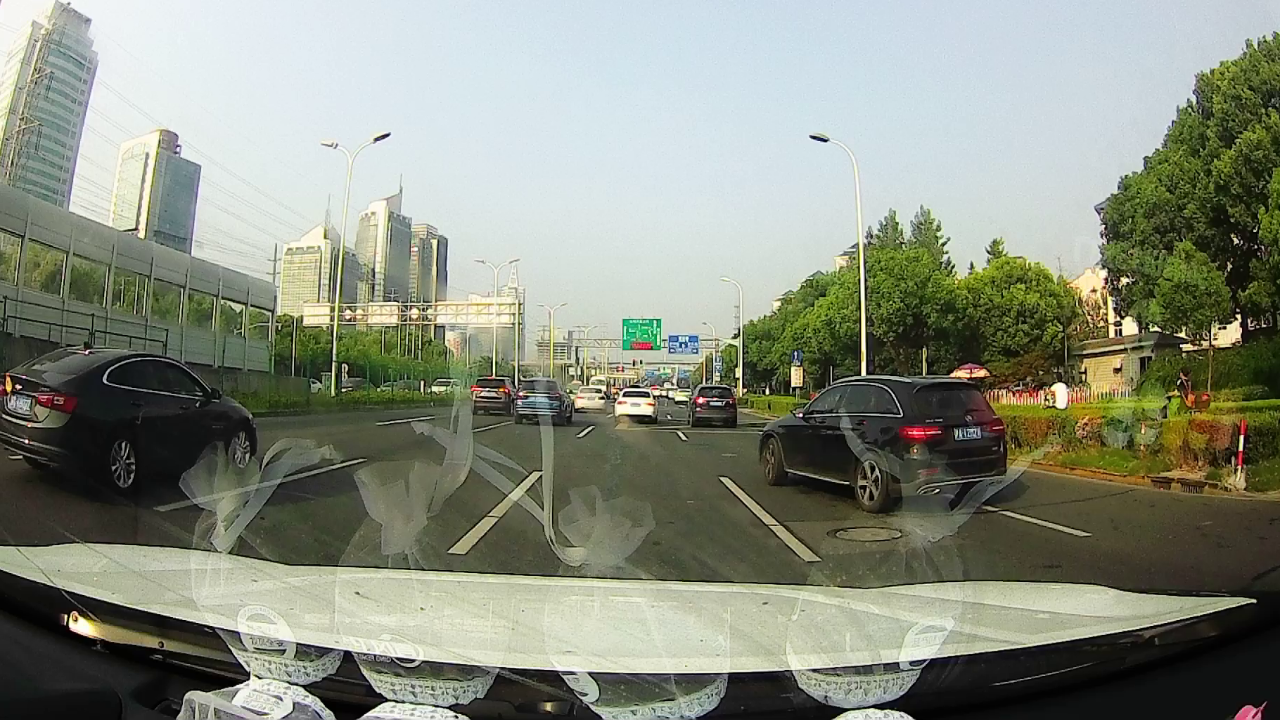
#> input picture data/test.png, 1280 x 720 px
$ python lane_marking_detection.py
#> lines starting #> are read from the running program, lines starting #| are printed output that depends on the picture; after the words box and inside, x2 and y2 are one past the last pixel; in counts of white or black regions, pixels touching at a corner belong together
### src/polynomial_curve.py
import numpy as np

from src.utils import Pixel


class PolynomialCurve(object):
    """
    Three order polynomial curve fitting for lane marking.
    u = c0 + c1 * v + c2 * v^2 + c3 * v^3

    """
    def __init__(self, start_v, end_v, points):
        self.start_v = start_v
        self.end_v = end_v
        self.c0, self.c1, self.c2, self.c3 = self.fit(points)

    def fit(self, points):
        c0 = 0.0
        c1 = 0.0
        c2 = 0.0
        c3 = 0.0
        ######################################################
        # TODO: implement your polynomial curve fitting here #
        ################ your code starts ####################
        x = np.zeros((len(points), 1))
        x2 = np.zeros((len(points), 1))
        x3 = np.zeros((len(points), 1))
        y = np.zeros((len(points), 1))
        A = np.ones((len(points), 4))
        for i in range(len(points)):
            x[i] = points[i][0]
            y[i] = points[i][1]
            x2[i] = pow((points[i][0]), 2)
            x3[i] = pow((points[i][0]), 3)

            A[i][1] = x[i]
            A[i][2] = x2[i]
            A[i][3] = x3[i]
        At = A.transpose()
        AtA = At.dot(A)
        AtA_inv = np.linalg.inv(AtA)
        AtA_invAt = AtA_inv.dot(At)
        c = AtA_invAt.dot(y)

        c0 = c[0]
        c1 = c[1]
        c2 = c[2]
        c3 = c[3]
        ################# your code ends #####################

        return c0, c1, c2, c3

    def get_points(self):
        step = 1 if self.end_v > self.start_v else -1
        points = []
        for v in range(self.start_v, self.end_v + step, step):
            u = self.c0 + self.c1 * v + self.c2 * v * v + self.c3 * v * v * v
            u = int(u)
            points.append(Pixel(u, v))
        return points

### src/utils.py
from collections import namedtuple

import cv2 as cv
import numpy as np


def draw_polynomial_curve(image, curve, color=(255, 0, 0), thickness=5):
    points = curve.get_points()
    num_of_points = len(points)
    for i in range(num_of_points - 1):
        start_u = points[i].u
        start_v = points[i].v
        end_u = points[i+1].u
        end_v = points[i+1].v
        image = cv.line(image, (start_u, start_v), (end_u, end_v), color, thickness)
    return image


def draw_drivable_area(image, left_curve, right_curve, color=(0, 255, 0)):
    left_points = left_curve.get_points()
    right_points = right_curve.get_points()
    assert (len(left_points) == len(right_points))
    num_of_points = len(left_points)
    for i in range(num_of_points - 1):
        left_start_u = left_points[i].u
        left_start_v = left_points[i].v
        left_end_u = left_points[i+1].u
        left_end_v = left_points[i+1].v

        right_start_u = right_points[i].u
        right_start_v = right_points[i].v
        right_end_u = right_points[i + 1].u
        right_end_v = right_points[i + 1].v

        drivable_area_points = np.array([[left_end_u, left_end_v], [right_end_u, right_end_v],
                                         [right_start_u, right_start_v], [left_start_u, left_start_v]])

        image = cv.fillConvexPoly(image, drivable_area_points, color)
    return image


# [18 lines left out: functions draw_lane_marking, remove_noise, not called in this run]


def imshow(image, wait=0, title="test"):
    cv.imshow(title, image)
    cv.waitKey(wait)


Pixel = namedtuple("Pixel", ["u", "v"])

### src/lane_marking_detection.py
import cv2 as cv
import numpy as np

from src.utils import Pixel, draw_polynomial_curve, imshow, draw_drivable_area
from src.polynomial_curve import PolynomialCurve


def detect_edges(image):
    """
    find edges in the given gray scale image
    :param image: gray scale image
    :return: binary image, where 1 is the edge, 0 is the background
    """
    height, width = image.shape
    edge_image = np.zeros((height, width))

    ############################################
    # TODO: implement your edge detection here #
    ############ your code starts ##############
    img_gau = cv.GaussianBlur(image, (9, 9), 0)
    #Canny
    edge_image = cv.Canny(img_gau,80,240)

    #Sobel
    #edge_image = cv.Sobel(img_gau, cv.CV_16S, 1, 1, ksize = 5)

    ############# your code ends ###############

    return edge_image


def perform_perspective_transform(front_view_image):
    """
    convert a front view image to bird view image by perspective transform
    :param front_view_image: front view image
    :return: bird view image, perspective transform matrix
    """
    height, width = front_view_image.shape

    top_left = [596, 428]
    top_right = [675, 428]
    bottom_right = [465, 555]
    bottom_left = [798, 555]

    top_left_dst = [465, 0]
    top_right_dst = [798, 0]
    bottom_right_dst = [465, height - 1]
    bottom_left_dst = [798, height - 1]

    bird_view_image_shape = (width, height)
    src = np.float32([top_left, top_right, bottom_right, bottom_left])
    dst = np.float32([top_left_dst, top_right_dst, bottom_right_dst, bottom_left_dst])

    transform = cv.getPerspectiveTransform(src, dst)
    bird_view_image = cv.warpPerspective(front_view_image, transform, bird_view_image_shape)
    return bird_view_image, transform


def find_lane_marking_points(bird_view_image, u_mean, lane_marking_width=40):
    """
    find possible lane marking pixels around the mean
    :param bird_view_image:
    :param u_mean:
    :param lane_marking_width:
    :return: binary image
    """
    height, width = bird_view_image.shape
    lane_marking_points_image = np.zeros((height, width))
    left_u = u_mean - lane_marking_width * 0.5
    right_u = u_mean + lane_marking_width * 0.5
    for v in range(height):
        for u in range(width):
            lane_marking_points_image[v, u_mean] = 1.0
            if u >= left_u and u <= right_u and bird_view_image[v, u] > 0.0:
                lane_marking_points_image[v, u] = 1.0
    return lane_marking_points_image


def find_lane_marking_u_mean(bird_view_image, lane_width=200):
    """
    find u mean of left lane marking and right lane marking
    :param bird_view_image:
    :param lane_width:
    :return: left u, right u
    """
    height, width = bird_view_image.shape
    hits_map = np.sum(bird_view_image, axis=0)
    hits_index = [(u, hits_map[u]) for u in range(width)]
    sorted_hits_index = sorted(hits_index, key=lambda u_hits:u_hits[1], reverse=True)
    max_hits = sorted_hits_index[0][1]
    max_hits_u = sorted_hits_index[0][0]
    second_u = -1
    for i in range(1, width):
        u = sorted_hits_index[i][0]
        delta = np.abs(max_hits_u - u)
        if delta > lane_width:
            second_u = u
            break
    left_u = max_hits_u if max_hits_u < second_u else second_u
    right_u = max_hits_u if max_hits_u > second_u else second_u

    return left_u, right_u


def convert_points_to_front_view(perspective_transform, points_image):
    height, width = points_image.shape
    front_view_image = cv.warpPerspective(points_image, np.linalg.inv(perspective_transform), (width, height))
    front_view_points_array = np.where(front_view_image > 0.0)

    front_view_points = []
    for v, u in zip(front_view_points_array[0], front_view_points_array[1]):
        front_view_points.append(Pixel(u, v))

    return front_view_points


def process_image(filename):
    # load test image as BGR
#> called with filename = '../data/test.png'
    bgr_image = cv.imread(filename)
#> bgr_image is the input picture: shape (720, 1280, 3); mean B, G, R 126.6, 141.3, 136

    # convert bgr image to hsv image
    hsv = cv.cvtColor(bgr_image, cv.COLOR_RGB2HSV)
#> hsv: shape (720, 1280, 3); mean H, S, V 62.8, 54.6, 144.3
    hsv_v = hsv[:, :, 2]

    # find edges
    edge_image = detect_edges(hsv_v)

    # convert front view edge image to bird view, to find possible lane marking points
    start_v = 555
    end_v = 428
    bird_view_image, transform = perform_perspective_transform(edge_image)
#> transform = [[-0.429, -1.64, 909.6], [-1.71e-15, -2.43, 1038.5], [-2.28e-18, -0.00257, 1]]

    # find u mean of left lane marking and right lane marking
    left_lane_marking_u, right_lane_marking_u = find_lane_marking_u_mean(bird_view_image)
#> in find_lane_marking_u_mean, `hits_map = np.sum(bird_view_image, axis=0)`: hits_map = 1280 values, max 41590 at index 442, min 0 at index 465, mean 2536.1
#> in find_lane_marking_u_mean, `hits_index = [(u, hits_map[u]) for u in range(width)]`: hits_index = 1280 pairs, first value 0 to 1279, second value 0 to 41590
#> in find_lane_marking_u_mean, `sorted_hits_index = sorted(hits_index, key=lambda u_hits:u_hits[1], re..`: sorted_hits_index has the same summary as hits_index
#> in find_lane_marking_u_mean, `max_hits = sorted_hits_index[0][1]`: max_hits = 41590
#> in find_lane_marking_u_mean, `max_hits_u = sorted_hits_index[0][0]`: max_hits_u = 442
#> the loop in find_lane_marking_u_mean, `for i in range(1, width):` made 2 passes
#> (u, delta, second_u) on pass 2: (807, 365, 807)
#> in find_lane_marking_u_mean, `right_u = max_hits_u if max_hits_u > second_u else second_u`: right_u = 807
#> left_lane_marking_u = 442; right_lane_marking_u = 807

    # lane marking points in bird view
    left_lane_marking_points = find_lane_marking_points(bird_view_image, left_lane_marking_u)
#> in find_lane_marking_points, `left_u = u_mean - lane_marking_width * 0.5`: left_u = 422
#> in find_lane_marking_points, `right_u = u_mean + lane_marking_width * 0.5`: right_u = 462
#> after the loop in find_lane_marking_points, `for v in range(height):`:
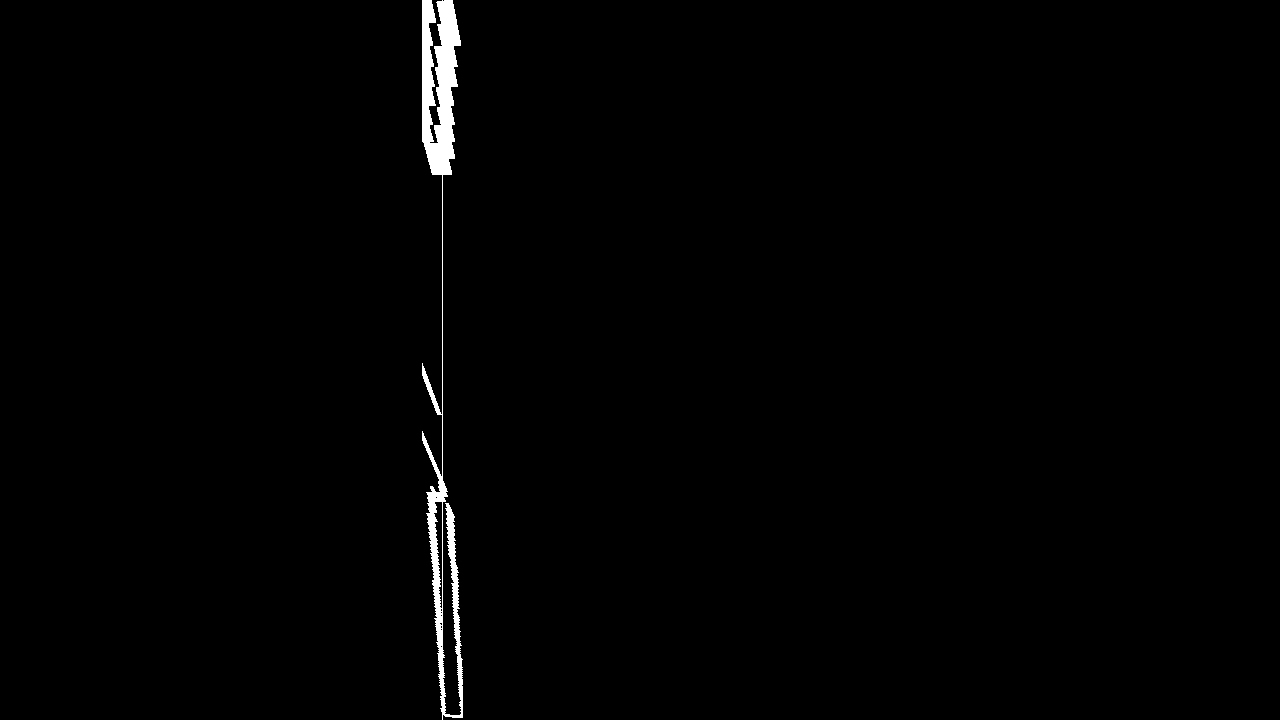
#> lane_marking_points_image: shape (720, 1280) float64; values 0 (black) and 1 (white), 0.92% white; 1 white region, box (x1, y1, x2, y2) and area: (422, 0, 463, 720) 8435
    right_lane_marking_points = find_lane_marking_points(bird_view_image, right_lane_marking_u)
#> call 2 of find_lane_marking_points, with u_mean = 807, lane_marking_width = 40
#> in find_lane_marking_points (call 2), `left_u = u_mean - lane_marking_width * 0.5`: left_u = 787
#> in find_lane_marking_points (call 2), `right_u = u_mean + lane_marking_width * 0.5`: right_u = 827
#> after the loop in find_lane_marking_points (call 2), `for v in range(height):`:
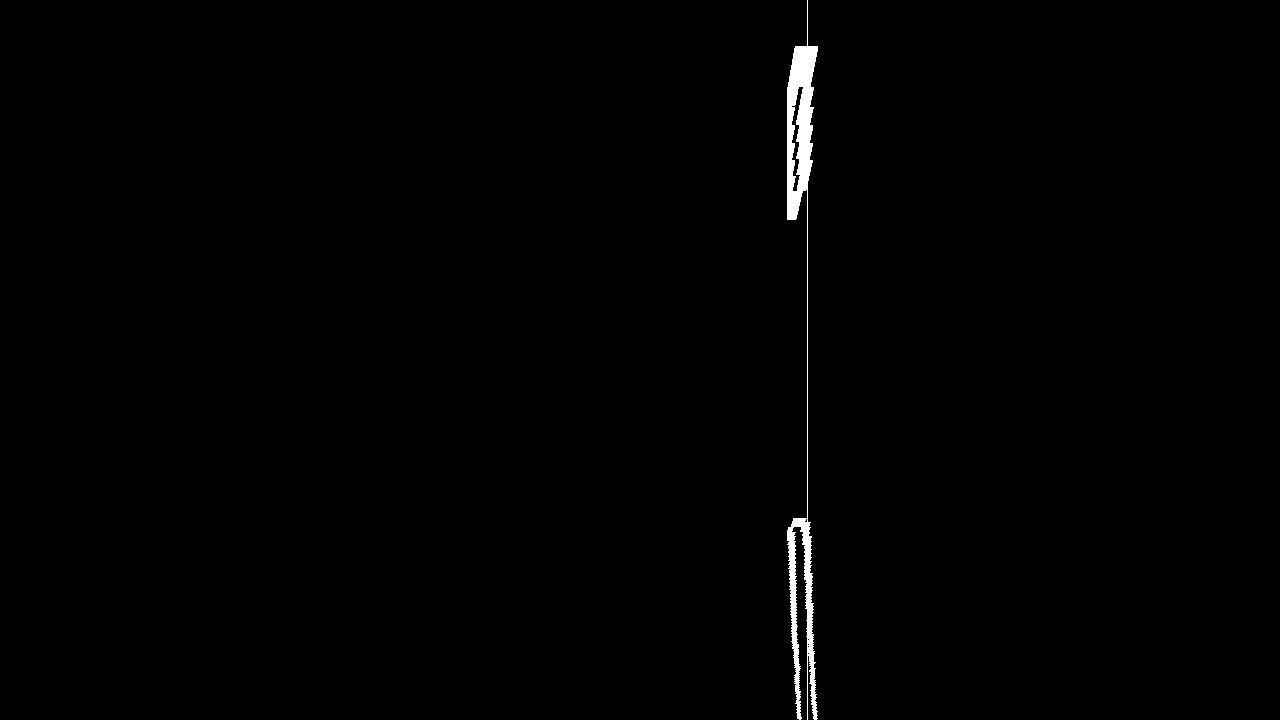
#> lane_marking_points_image: shape (720, 1280) float64; values 0 (black) and 1 (white), 0.68% white; 1 white region, box (x1, y1, x2, y2) and area: (787, 0, 818, 720) 6310

    # transform lane marking points back to front view, with the inverse perspective transform matrix
    left_points_front_view = convert_points_to_front_view(transform, left_lane_marking_points)
#> in convert_points_to_front_view, `front_view_points_array = np.where(front_view_image > 0.0)`: front_view_points_array = 1085 positions, rows 428 to 555, columns 442 to 593
#> the loop in convert_points_to_front_view, `for v, u in zip(front_view_points_array[0], front_view_points_array[1]):` made 1085 passes
#> (v, u) on passes 1 to 3: (428, 586), (428, 587), (428, 588)
#> after the loop in convert_points_to_front_view, `for v, u in zip(front_view_points_array[0], front_view_points_array[1]):`: front_view_points = 1085 pairs, first value 442 to 593, second value 428 to 555
#> left_points_front_view has the same summary as front_view_points in convert_points_to_front_view
    right_points_front_view = convert_points_to_front_view(transform, right_lane_marking_points)
#> the loop in convert_points_to_front_view (call 2), `for v, u in zip(front_view_points_array[0], front_view_points_array[1]):` made 1048 passes
#> (v, u) on passes 1 to 3: (428, 677), (429, 678), (430, 676)
#> right_points_front_view = 1048 pairs, first value 676 to 816, second value 428 to 555

    # three order polynomial curve fitting
    left_poly_curve = PolynomialCurve(start_v, end_v, left_points_front_view)
#> in fit, `x = np.zeros((len(points), 1))`: x = 1085 values from 0 to 0
#> in fit, `A = np.ones((len(points), 4))`: A = 1085 rows, first 6: [1, 1, 1, 1], [1, 1, 1, 1], [1, 1, 1, 1], [1, 1, 1, 1], [1, 1, 1, 1], [1, 1, 1, 1]
#> after the loop in fit, `for i in range(len(points)):`: A = 1085 rows, first 6: [1, 586, 343396, 201230056], [1, 587, 344569, 202262003], [1, 588, 345744, 203297472], [1, 591, 349281, 206425071], [1, 592, 350464, 207474688], [1, 593, 351649, 208527857]; x = 1085 values, max 593 at index 5, min 442 at index 1084, mean 506.4; x2 = 1085 values, max 351649 at index 5, min 195364 at index 1084, mean 257777.2; x3 = 1085 values, max 208527857 at index 5, min 86350888 at index 1084, mean 131883881.5; y = 1085 values from 428 to 555
#> in fit, `AtA = At.dot(A)`: AtA = [[1085, 549487, 279688283, 1.43e+11], [549487, 279688283, 1.43e+11, 7.36e+13], [279688283, 1.43e+11, 7.36e+13, 3.8e+16], [1.43e+11, 7.36e+13, 3.8e+16, 1.98e+19]]
#> in fit, `AtA_inv = np.linalg.inv(AtA)`: AtA_inv = [[5705.7, -33.26, 0.0643, -4.13e-05], [-33.26, 0.194, -0.000375, 2.41e-07], [0.0643, -0.000375, 7.27e-07, -4.68e-10], [-4.13e-05, 2.41e-07, -4.68e-10, 3.01e-13]]
#> in fit, `c = AtA_invAt.dot(y)`: c = [-2832, 21.18, -0.0427, 2.74e-05]
#> in fit, `c0 = c[0]`: c0 = [-2832]
#> in fit, `c1 = c[1]`: c1 = [21.18]
#> in fit, `c2 = c[2]`: c2 = [-0.0427]
#> in fit, `c3 = c[3]`: c3 = [2.74e-05]
#> in __init__, `self.c0, self.c1, self.c2, self.c3 = self.fit(points)`: self.c0 = [-2832]; self.c1 = [21.18]; self.c2 = [-0.0427]; self.c3 = [2.74e-05]
    right_poly_curve = PolynomialCurve(start_v, end_v, right_points_front_view)
#> in fit (call 2), `A = np.ones((len(points), 4))`: A = 1048 rows, first 6: [1, 1, 1, 1], [1, 1, 1, 1], [1, 1, 1, 1], [1, 1, 1, 1], [1, 1, 1, 1], [1, 1, 1, 1]
#> after the loop in fit (call 2), `for i in range(len(points)):`: A = 1048 rows, first 6: [1, 677, 458329, 310288733], [1, 678, 459684, 311665752], [1, 676, 456976, 308915776], [1, 677, 458329, 310288733], [1, 678, 459684, 311665752], [1, 679, 461041, 313046839]; x = 1048 values, max 816 at index 1041, min 676 at index 2, mean 758.8; x2 = 1048 values, max 665856 at index 1041, min 456976 at index 2, mean 576828.4; x3 = 1048 values, max 543338496 at index 1041, min 308915776 at index 2, mean 439327056.7; y = 1048 values from 428 to 555
    # draw polynomial curve on original image
    bgr_image = draw_polynomial_curve(bgr_image, left_poly_curve)
#> the loop in get_points, `for v in range(self.start_v, self.end_v + step, step):` made 128 passes
#> u on passes 1 to 8: 456, 457, 458, 458, 459, 460, 461, 462
#> after the loop in get_points, `for v in range(self.start_v, self.end_v + step, step):`: points = 128 pairs, first value 456 to 561, second value 428 to 555
#> in draw_polynomial_curve, `num_of_points = len(points)`: num_of_points = 128
#> the loop in draw_polynomial_curve, `for i in range(num_of_points - 1):` made 127 passes
#> (start_u, start_v, end_u, end_v) on passes 1 to 8: (456, 555, 457, 554), (457, 554, 458, 553), (458, 553, 458, 552), (458, 552, 459, 551), (459, 551, 460, 550), (460, 550, 461, 549), (461, 549, 462, 548), (462, 548, 463, 547)
#> after the loop in draw_polynomial_curve, `for i in range(num_of_points - 1):`:
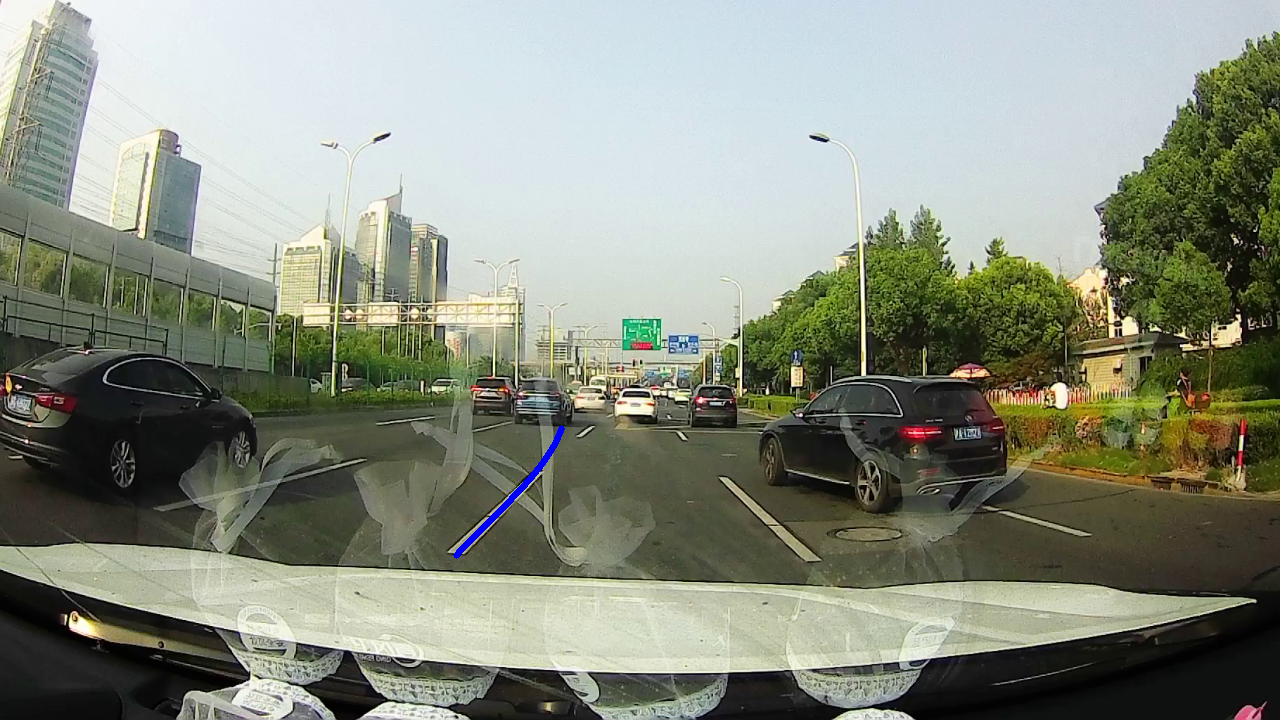
#> image: shape (720, 1280, 3); mean B, G, R 126.7, 141.1, 135.9
    bgr_image = draw_polynomial_curve(bgr_image, right_poly_curve)
#> the loop in get_points (call 2), `for v in range(self.start_v, self.end_v + step, step):` made 128 passes
#> u on passes 1 to 8: 347, 347, 347, 346, 346, 346, 346, 346
#> the loop in draw_polynomial_curve (call 2), `for i in range(num_of_points - 1):` made 127 passes
#> (start_u, start_v, end_u, end_v) on passes 1 to 8: (347, 555, 347, 554), (347, 554, 347, 553), (347, 553, 346, 552), (346, 552, 346, 551), (346, 551, 346, 550), (346, 550, 346, 549), (346, 549, 346, 548), (346, 548, 346, 547)
    # draw drivable area
    bgr_image = draw_drivable_area(bgr_image, left_poly_curve, right_poly_curve)
#> after the loop in draw_drivable_area, `for i in range(num_of_points - 1):`:
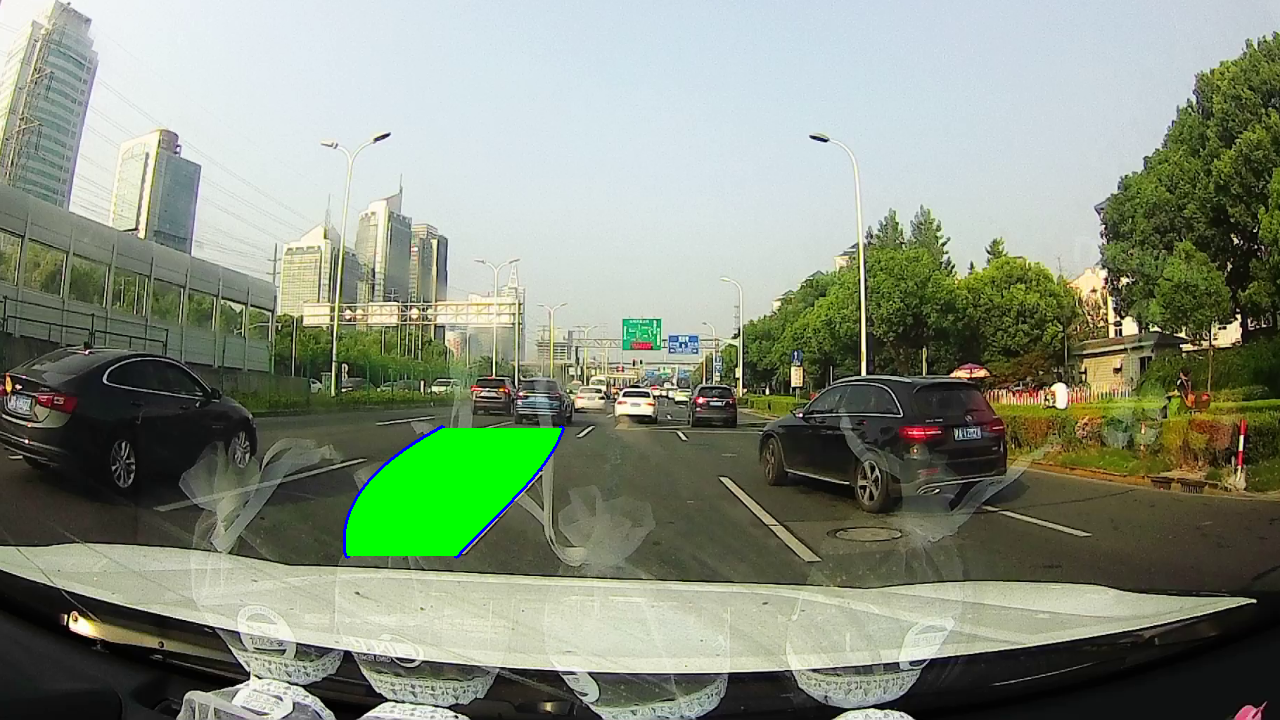
#> image: shape (720, 1280, 3); mean B, G, R 125.1, 144.1, 133.9
    return bgr_image


if __name__ == "__main__":
    test_image_filename = "../data/test.png"
    lane_marking = process_image(test_image_filename)
    imshow(lane_marking)
